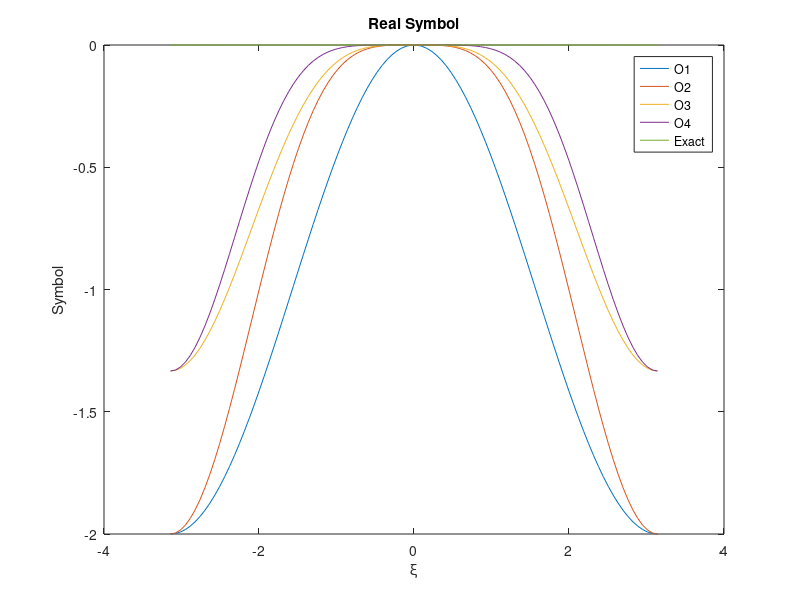
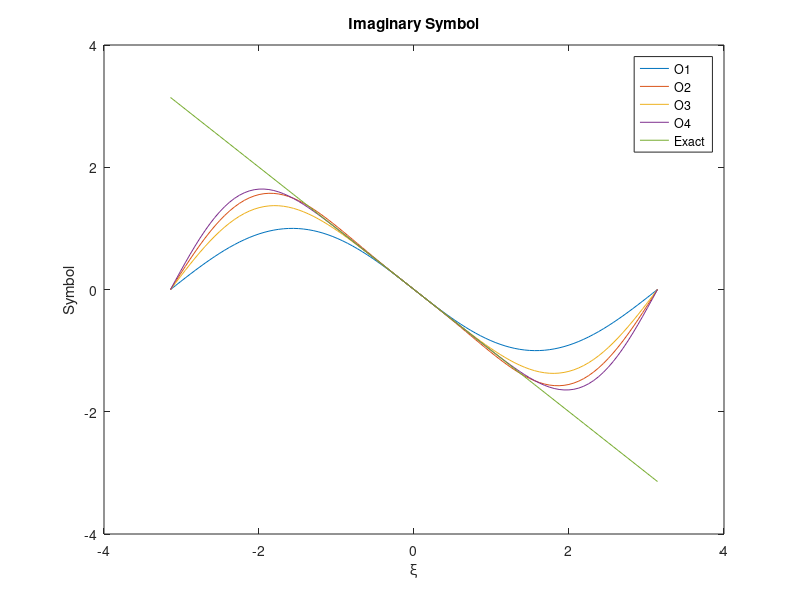
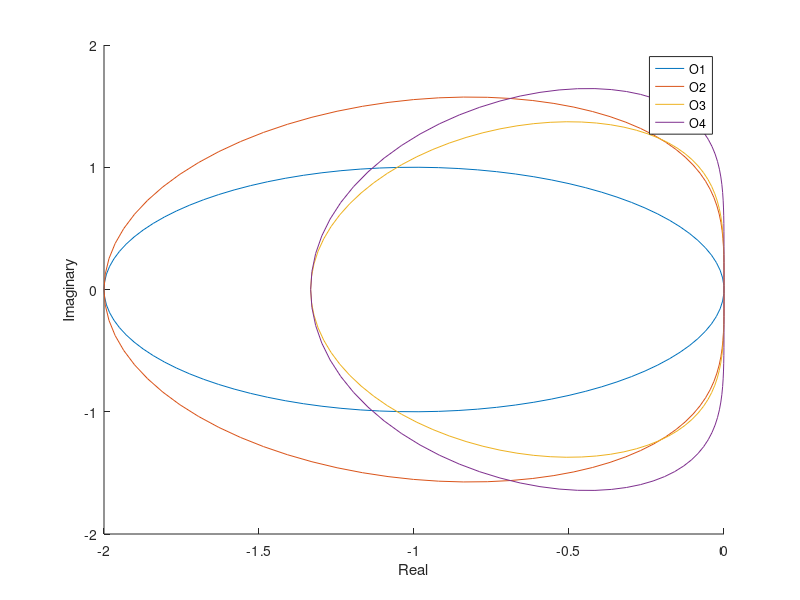

The MATLAB script that drew these images, in order:
%Initialize

y=linspace(-pi,pi);
u1=zeros(1,numel(y));
u2=zeros(1,numel(y));
u3=zeros(1,numel(y));
u4=zeros(1,numel(y));

v2=zeros(1,numel(y));
v4=zeros(1,numel(y));
v6=zeros(1,numel(y));
v8=zeros(1,numel(y));
v10=zeros(1,numel(y));

%Calculate numerical values for symbols
for j=1:numel(y)
u1(j)=-(1-exp(-1i*y(j)));
u2(j)=-.25*(exp(1i*y(j))+3-5*exp(-1i*y(j))+exp(-2*1i*y(j)));
u3(j)=-1/6*(2*exp(1i*y(j))+3-6*exp(-1i*y(j))+exp(-2*1i*y(j)));
u4(j)=-1/24*(-exp(2*1i*y(j))+11*exp(1i*y(j))+10-26*exp(-1i*y(j))+7*exp(-2*1i*y(j))-exp(-3*1i*y(j)));
end


%Calculate error
real_err1=abs(real(u1)-real(-1i*y));
real_err2=abs(real(u2)-real(-1i*y));
real_err3=abs(real(u3)-real(-1i*y));
real_err4=abs(real(u4)-real(-1i*y));
imag_err1=abs(imag(u1)-imag(-1i*y));
imag_err2=abs(imag(u2)-imag(-1i*y));
imag_err3=abs(imag(u3)-imag(-1i*y));
imag_err4=abs(imag(u4)-imag(-1i*y));

%Plot
plot(y,real(u1),y,real(u2),y,real(u3),y,real(u4),y,real(-1i*y))
title('Real Symbol')
xlabel('\xi')
ylabel('Symbol')
legend('O1','O2','O3','O4','Exact')

figure
plot(y,imag(u1),y,imag(u2),y,imag(u3),y,imag(u4),y,imag(-1i*y))
title('Imaginary Symbol')
xlabel('\xi')
ylabel('Symbol')
legend('O1','O2','O3','O4','Exact')
figure
hold on
plot(u1)
plot(u2)
plot(u3)
plot(u4)
xlabel('Real')
ylabel('Imaginary')
legend('O1','O2','O3','O4')